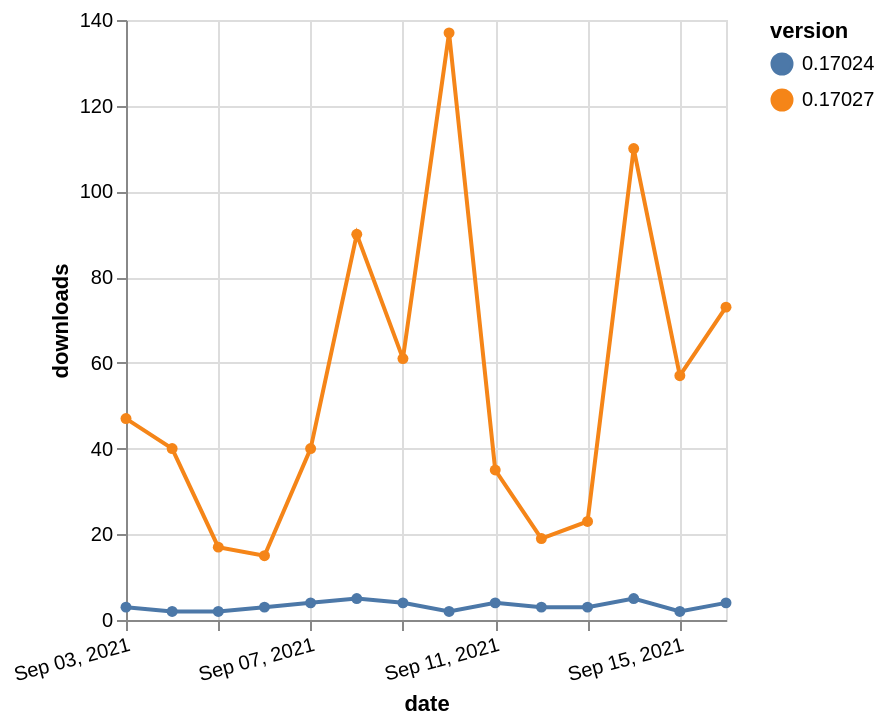

Vega-Lite specification for this chart:
### Vega-Lite specification from a JSON file in a GitHub repository (floating-point values rounded to 4 significant figures)
{"$schema": "https://vega.github.io/schema/vega-lite/v5.json", "description": "A simple bar chart with embedded data.", "data": {"values": [{"date": "2021-09-03", "total": 61708, "delta": 47, "version": "0.17027"}, {"date": "2021-09-04", "total": 61748, "delta": 40, "version": "0.17027"}, {"date": "2021-09-05", "total": 61765, "delta": 17, "version": "0.17027"}, {"date": "2021-09-06", "total": 61780, "delta": 15, "version": "0.17027"}, {"date": "2021-09-07", "total": 61820, "delta": 40, "version": "0.17027"}, {"date": "2021-09-08", "total": 61910, "delta": 90, "version": "0.17027"}, {"date": "2021-09-09", "total": 61971, "delta": 61, "version": "0.17027"}, {"date": "2021-09-10", "total": 62108, "delta": 137, "version": "0.17027"}, {"date": "2021-09-11", "total": 62143, "delta": 35, "version": "0.17027"}, {"date": "2021-09-12", "total": 62162, "delta": 19, "version": "0.17027"}, {"date": "2021-09-13", "total": 62185, "delta": 23, "version": "0.17027"}, {"date": "2021-09-14", "total": 62295, "delta": 110, "version": "0.17027"}, {"date": "2021-09-15", "total": 62352, "delta": 57, "version": "0.17027"}, {"date": "2021-09-16", "total": 62425, "delta": 73, "version": "0.17027"}, {"date": "2021-09-03", "total": 20476, "delta": 3, "version": "0.17024"}, {"date": "2021-09-04", "total": 20478, "delta": 2, "version": "0.17024"}, {"date": "2021-09-05", "total": 20480, "delta": 2, "version": "0.17024"}, {"date": "2021-09-06", "total": 20483, "delta": 3, "version": "0.17024"}, {"date": "2021-09-07", "total": 20487, "delta": 4, "version": "0.17024"}, {"date": "2021-09-08", "total": 20492, "delta": 5, "version": "0.17024"}, {"date": "2021-09-09", "total": 20496, "delta": 4, "version": "0.17024"}, {"date": "2021-09-10", "total": 20498, "delta": 2, "version": "0.17024"}, {"date": "2021-09-11", "total": 20502, "delta": 4, "version": "0.17024"}, {"date": "2021-09-12", "total": 20505, "delta": 3, "version": "0.17024"}, {"date": "2021-09-13", "total": 20508, "delta": 3, "version": "0.17024"}, {"date": "2021-09-14", "total": 20513, "delta": 5, "version": "0.17024"}, {"date": "2021-09-15", "total": 20515, "delta": 2, "version": "0.17024"}, {"date": "2021-09-16", "total": 20519, "delta": 4, "version": "0.17024"}]}, "width": "container", "mark": {"type": "line", "point": {"filled": true}}, "encoding": {"x": {"field": "date", "type": "temporal", "timeUnit": "yearmonthdate", "title": "date", "axis": {"labelAngle": -15}}, "y": {"field": "delta", "type": "quantitative", "title": "downloads"}, "color": {"field": "version", "type": "nominal"}, "tooltip": {"field": "delta"}}}
